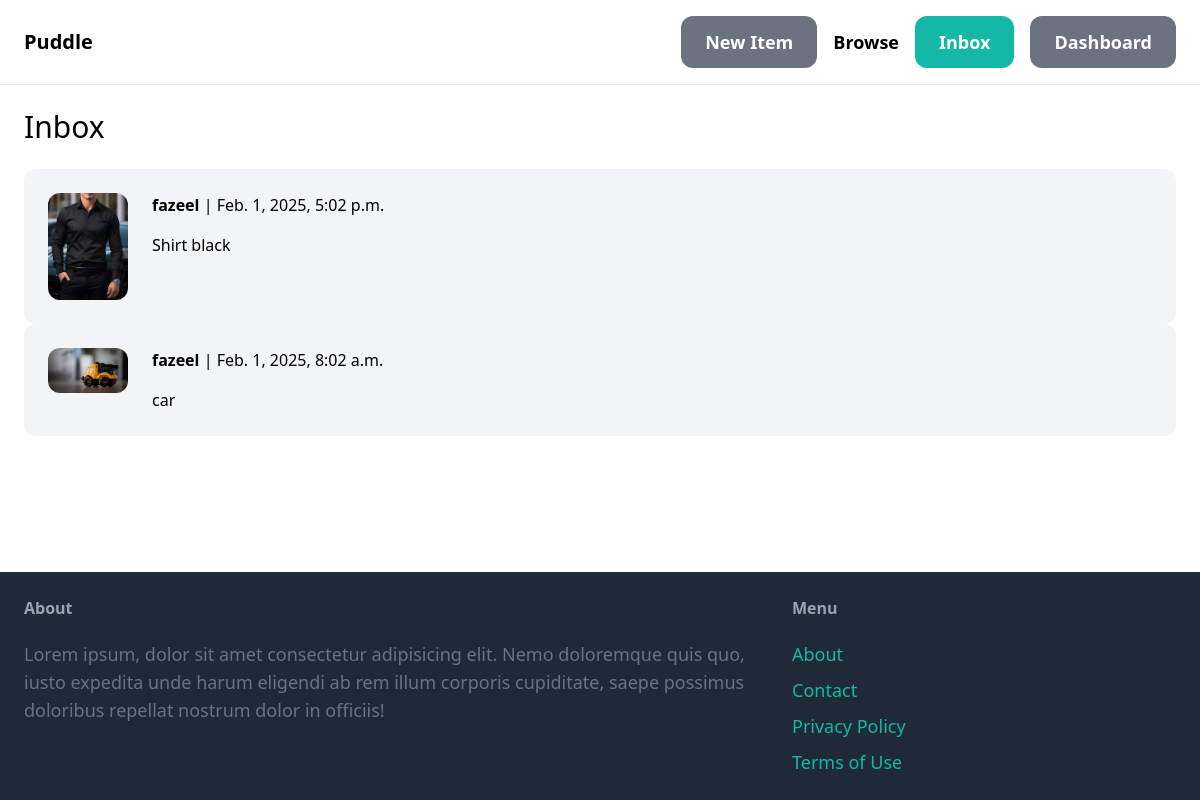
The page /inbox/ (signed in) on the database its author committed.
### conversation/models.py (models this page shows)
class Conversation(models.Model):
    item = models.ForeignKey(Item,related_name='conversations',on_delete=models.CASCADE)
    members = models.ManyToManyField(User, related_name='conversations')
    created_at = models.DateTimeField(auto_now_add=True)
    modified_at = models.DateTimeField(auto_now=True)
    class Meta:
        ordering = ('-modified_at',)

### item/models.py (models this page shows, shortened)
class Item(models.Model):
    category = models.ForeignKey(Category, related_name='items', on_delete=models.CASCADE)
    name = models.CharField(max_length = 255)
    desc = models.TextField(blank=True, null=True)
    price = models.FloatField()
    image = models.ImageField(upload_to='item_images', blank=True , null=True)
    is_sold = models.BooleanField(default=False)
    created_by = models.ForeignKey(User, related_name='items', on_delete=models.CASCADE)
    created_at = models.DateField(auto_now_add=True)

### conversation/views.py (the view)
# urls.py: path('',views.inbox,name='inbox'),
@login_required
def inbox(request):
    conversations = Conversation.objects.filter(members__in=[request.user.id])
    return render(request,'conversation/inbox.html',{
        'conversations':conversations,
    })

### conversation/templates/conversation/inbox.html (shortened to what this page needs)
{% extends "base.html" %}
{% block content %}
<h1 class="mb-6 text-3xl">Inbox</h1>
<div class="space-y-6">
    {% for conversation in conversations %}
    <a href="{% url 'conversation:detail' conversation.id %}">
        <div class="p-6 flex bg-gray-100 rounded-xl">
            <div class="pr-6">
                <img src="{{conversation.item.image.url}}" class="w-20 rounded-xl">
            </div>
            <div>
                {% for member in conversation.members.all %}
                    {% if member != request.user %}
                        <p class="mb-4"><strong>{{member.username}}</strong> | {{conversation.modified_at}}</p>
                        <p>{{conversation.item.name}}</p>
                    {% endif %}
                {% endfor %}
            </div>
        </div>
    </a>
    {% endfor %}
</div>
{% endblock content %}

### rows shown on the page
Conversation: item.image (picture), modified_at "Feb. 1, 2025, 5:02 p.m.", item.name "Shirt black"
Conversation: item.image (picture), modified_at "Feb. 1, 2025, 8:02 a.m.", item.name "car"

### other values the page prints
{{ member.username }} "fazeel"
